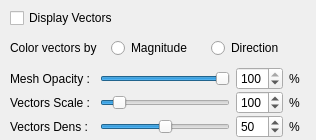
            <widget class="QWidget" name="tab_vectors">
             <attribute name="title">
              <string>Vectors</string>
             </attribute>
             <layout class="QGridLayout" name="gridLayout_8">
              <property name="leftMargin">
               <number>5</number>
              </property>
              <property name="topMargin">
               <number>3</number>
              </property>
              <property name="rightMargin">
               <number>5</number>
              </property>
              <property name="bottomMargin">
               <number>0</number>
              </property>
              <property name="verticalSpacing">
               <number>0</number>
              </property>
              <item row="6" column="0">
               <widget class="QWidget" name="widget_VISU_optionVectors" native="true">
                <property name="sizePolicy">
                 <sizepolicy hsizetype="Expanding" vsizetype="Preferred">
                  <horstretch>0</horstretch>
                  <verstretch>0</verstretch>
                 </sizepolicy>
                </property>
                <property name="minimumSize">
                 <size>
                  <width>300</width>
                  <height>77</height>
                 </size>
                </property>
                <layout class="QGridLayout" name="gridLayout_2">
                 <property name="leftMargin">
                  <number>5</number>
                 </property>
                 <property name="topMargin">
                  <number>3</number>
                 </property>
                 <property name="rightMargin">
                  <number>5</number>
                 </property>
                 <property name="bottomMargin">
                  <number>0</number>
                 </property>
                 <property name="horizontalSpacing">
                  <number>-1</number>
                 </property>
                 <property name="verticalSpacing">
                  <number>0</number>
                 </property>
                 <item row="2" column="0">
                  <widget class="QLabel" name="label_meshOpacity">
                   <property name="text">
                    <string>Mesh Opacity : </string>
                   </property>
                  </widget>
                 </item>
                 <item row="3" column="3">
                  <widget class="QLabel" name="label_purcentage2">
                   <property name="text">
                    <string>%</string>
                   </property>
                  </widget>
                 </item>
                 <item row="3" column="1">
                  <widget class="QSlider" name="slider_vectorScale">
                   <property name="maximum">
                    <number>999</number>
                   </property>
                   <property name="singleStep">
                    <number>1</number>
                   </property>
                   <property name="value">
                    <number>100</number>
                   </property>
                   <property name="orientation">
                    <enum>Qt::Horizontal</enum>
                   </property>
                  </widget>
                 </item>
                 <item row="4" column="0">
                  <widget class="QLabel" name="label_vectorDens">
                   <property name="text">
                    <string>Vectors Dens :</string>
                   </property>
                  </widget>
                 </item>
                 <item row="2" column="3">
                  <widget class="QLabel" name="label_purcentage1">
                   <property name="text">
                    <string>%</string>
                   </property>
                  </widget>
                 </item>
                 <item row="4" column="1">
                  <widget class="QSlider" name="slider_arrowDens">
                   <property name="maximum">
                    <number>100</number>
                   </property>
                   <property name="singleStep">
                    <number>1</number>
                   </property>
                   <property name="value">
                    <number>50</number>
                   </property>
                   <property name="orientation">
                    <enum>Qt::Horizontal</enum>
                   </property>
                  </widget>
                 </item>
                 <item row="3" column="0">
                  <widget class="QLabel" name="label_vectorScale">
                   <property name="text">
                    <string>Vectors Scale :</string>
                   </property>
                  </widget>
                 </item>
                 <item row="4" column="2">
                  <widget class="QSpinBox" name="spinbox_arrowDens">
                   <property name="sizePolicy">
                    <sizepolicy hsizetype="Fixed" vsizetype="Fixed">
                     <horstretch>0</horstretch>
                     <verstretch>0</verstretch>
                    </sizepolicy>
                   </property>
                   <property name="minimumSize">
                    <size>
                     <width>0</width>
                     <height>20</height>
                    </size>
                   </property>
                   <property name="maximum">
                    <number>100</number>
                   </property>
                   <property name="value">
                    <number>50</number>
                   </property>
                  </widget>
                 </item>
                 <item row="4" column="3">
                  <widget class="QLabel" name="label_purcentage3">
                   <property name="text">
                    <string>%</string>
                   </property>
                  </widget>
                 </item>
                 <item row="2" column="1">
                  <widget class="QSlider" name="slider_meshOpacity">
                   <property name="maximum">
                    <number>100</number>
                   </property>
                   <property name="singleStep">
                    <number>1</number>
                   </property>
                   <property name="value">
                    <number>100</number>
                   </property>
                   <property name="orientation">
                    <enum>Qt::Horizontal</enum>
                   </property>
                  </widget>
                 </item>
                 <item row="3" column="2">
                  <widget class="QSpinBox" name="spinbox_vectorScale">
                   <property name="sizePolicy">
                    <sizepolicy hsizetype="Fixed" vsizetype="Fixed">
                     <horstretch>0</horstretch>
                     <verstretch>0</verstretch>
                    </sizepolicy>
                   </property>
                   <property name="minimumSize">
                    <size>
                     <width>0</width>
                     <height>20</height>
                    </size>
                   </property>
                   <property name="maximum">
                    <number>999</number>
                   </property>
                   <property name="value">
                    <number>100</number>
                   </property>
                  </widget>
                 </item>
                 <item row="2" column="2">
                  <widget class="QSpinBox" name="spinbox_meshOpacity">
                   <property name="sizePolicy">
                    <sizepolicy hsizetype="Fixed" vsizetype="Fixed">
                     <horstretch>0</horstretch>
                     <verstretch>0</verstretch>
                    </sizepolicy>
                   </property>
                   <property name="minimumSize">
                    <size>
                     <width>0</width>
                     <height>20</height>
                    </size>
                   </property>
                   <property name="maximum">
                    <number>100</number>
                   </property>
                   <property name="value">
                    <number>100</number>
                   </property>
                  </widget>
                 </item>
                </layout>
               </widget>
              </item>
              <item row="5" column="0" colspan="2">
               <widget class="QWidget" name="widget_VISU_colorVectors" native="true">
                <property name="sizePolicy">
                 <sizepolicy hsizetype="Expanding" vsizetype="Preferred">
                  <horstretch>0</horstretch>
                  <verstretch>0</verstretch>
                 </sizepolicy>
                </property>
                <property name="minimumSize">
                 <size>
                  <width>300</width>
                  <height>30</height>
                 </size>
                </property>
                <layout class="QGridLayout" name="gridLayout_3">
                 <property name="leftMargin">
                  <number>5</number>
                 </property>
                 <property name="topMargin">
                  <number>3</number>
                 </property>
                 <property name="rightMargin">
                  <number>5</number>
                 </property>
                 <property name="bottomMargin">
                  <number>3</number>
                 </property>
                 <item row="0" column="0">
                  <widget class="QLabel" name="label_displayColorVectors">
                   <property name="text">
                    <string>Color vectors by</string>
                   </property>
                  </widget>
                 </item>
                 <item row="0" column="2">
                  <widget class="QRadioButton" name="radioButton_displayVectorsbyDirection">
                   <property name="text">
                    <string>Direction</string>
                   </property>
                  </widget>
                 </item>
                 <item row="0" column="1">
                  <widget class="QRadioButton" name="radioButton_displayVectorsbyMagnitude">
                   <property name="text">
                    <string>Magnitude</string>
                   </property>
                  </widget>
                 </item>
                </layout>
               </widget>
              </item>
              <item row="0" column="0" rowspan="3" colspan="2">
               <widget class="QWidget" name="widget_VISU_displayVectors" native="true">
                <property name="sizePolicy">
                 <sizepolicy hsizetype="Preferred" vsizetype="Fixed">
                  <horstretch>0</horstretch>
                  <verstretch>0</verstretch>
                 </sizepolicy>
                </property>
                <property name="minimumSize">
                 <size>
                  <width>300</width>
                  <height>23</height>
                 </size>
                </property>
                <layout class="QHBoxLayout" name="horizontalLayout_5">
                 <property name="leftMargin">
                  <number>5</number>
                 </property>
                 <property name="topMargin">
                  <number>3</number>
                 </property>
                 <property name="rightMargin">
                  <number>5</number>
                 </property>
                 <property name="bottomMargin">
                  <number>3</number>
                 </property>
                 <item>
                  <widget class="QCheckBox" name="checkBox_displayVectors">
                   <property name="sizePolicy">
                    <sizepolicy hsizetype="Expanding" vsizetype="Fixed">
                     <horstretch>0</horstretch>
                     <verstretch>0</verstretch>
                    </sizepolicy>
                   </property>
                   <property name="minimumSize">
                    <size>
                     <width>180</width>
                     <height>24</height>
                    </size>
                   </property>
                   <property name="text">
                    <string>Display Vectors</string>
                   </property>
                  </widget>
                 </item>
                </layout>
               </widget>
              </item>
             </layout>
            </widget>
